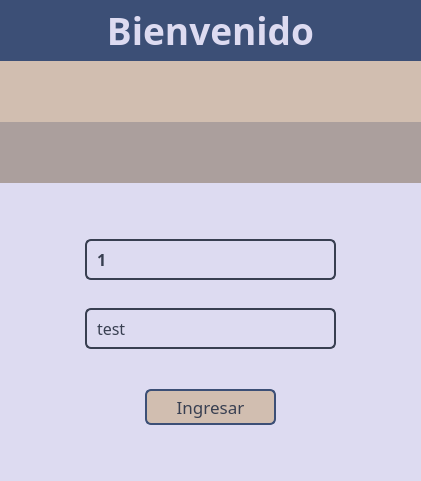
<?xml version="1.0" encoding="UTF-8"?>
<ui version="4.0">
 <class>LoginClass</class>
 <widget class="QWidget" name="LoginClass">
  <property name="geometry">
   <rect>
    <x>0</x>
    <y>0</y>
    <width>421</width>
    <height>481</height>
   </rect>
  </property>
  <property name="minimumSize">
   <size>
    <width>421</width>
    <height>481</height>
   </size>
  </property>
  <property name="maximumSize">
   <size>
    <width>421</width>
    <height>481</height>
   </size>
  </property>
  <property name="windowTitle">
   <string>login</string>
  </property>
  <property name="styleSheet">
   <string notr="true">background-color: #dddbf1;
</string>
  </property>
  <layout class="QVBoxLayout" name="verticalLayout_2">
   <property name="spacing">
    <number>0</number>
   </property>
   <property name="leftMargin">
    <number>0</number>
   </property>
   <property name="topMargin">
    <number>0</number>
   </property>
   <property name="rightMargin">
    <number>0</number>
   </property>
   <property name="bottomMargin">
    <number>0</number>
   </property>
   <item>
    <layout class="QVBoxLayout" name="verticalLayout">
     <property name="spacing">
      <number>0</number>
     </property>
     <item>
      <widget class="QLabel" name="label">
       <property name="sizePolicy">
        <sizepolicy hsizetype="Preferred" vsizetype="Preferred">
         <horstretch>0</horstretch>
         <verstretch>0</verstretch>
        </sizepolicy>
       </property>
       <property name="minimumSize">
        <size>
         <width>421</width>
         <height>61</height>
        </size>
       </property>
       <property name="maximumSize">
        <size>
         <width>16777215</width>
         <height>61</height>
        </size>
       </property>
       <property name="font">
        <font>
         <family>Bodoni MT</family>
         <pointsize>28</pointsize>
         <bold>true</bold>
        </font>
       </property>
       <property name="styleSheet">
        <string notr="true">background-color: #3c4f76;
color: #dddbf1</string>
       </property>
       <property name="text">
        <string>Bienvenido</string>
       </property>
       <property name="alignment">
        <set>Qt::AlignmentFlag::AlignCenter</set>
       </property>
      </widget>
     </item>
     <item>
      <widget class="QLabel" name="label_2">
       <property name="minimumSize">
        <size>
         <width>421</width>
         <height>61</height>
        </size>
       </property>
       <property name="maximumSize">
        <size>
         <width>16777215</width>
         <height>61</height>
        </size>
       </property>
       <property name="styleSheet">
        <string notr="true">background-color: #d1beb0</string>
       </property>
       <property name="text">
        <string/>
       </property>
      </widget>
     </item>
     <item>
      <widget class="QLabel" name="label_3">
       <property name="minimumSize">
        <size>
         <width>421</width>
         <height>61</height>
        </size>
       </property>
       <property name="styleSheet">
        <string notr="true">background-color: #ab9f9d</string>
       </property>
       <property name="text">
        <string/>
       </property>
      </widget>
     </item>
    </layout>
   </item>
   <item>
    <spacer name="verticalSpacer_4">
     <property name="orientation">
      <enum>Qt::Orientation::Vertical</enum>
     </property>
     <property name="sizeType">
      <enum>QSizePolicy::Policy::Expanding</enum>
     </property>
     <property name="sizeHint" stdset="0">
      <size>
       <width>20</width>
       <height>40</height>
      </size>
     </property>
    </spacer>
   </item>
   <item>
    <layout class="QHBoxLayout" name="horizontalLayout">
     <property name="spacing">
      <number>0</number>
     </property>
     <item>
      <spacer name="horizontalSpacer">
       <property name="orientation">
        <enum>Qt::Orientation::Horizontal</enum>
       </property>
       <property name="sizeHint" stdset="0">
        <size>
         <width>40</width>
         <height>20</height>
        </size>
       </property>
      </spacer>
     </item>
     <item>
      <widget class="QLineEdit" name="user_in">
       <property name="sizePolicy">
        <sizepolicy hsizetype="Preferred" vsizetype="Fixed">
         <horstretch>0</horstretch>
         <verstretch>0</verstretch>
        </sizepolicy>
       </property>
       <property name="minimumSize">
        <size>
         <width>251</width>
         <height>41</height>
        </size>
       </property>
       <property name="font">
        <font>
         <family>Bodoni MT</family>
         <pointsize>12</pointsize>
         <bold>true</bold>
        </font>
       </property>
       <property name="styleSheet">
        <string notr="true">background-color: #dddbf1;
border: 2px solid #383f51;
border-radius: 6px;
padding: 4px 8px;
color: #383f51;</string>
       </property>
       <property name="text">
        <string>1</string>
       </property>
      </widget>
     </item>
     <item>
      <spacer name="horizontalSpacer_2">
       <property name="orientation">
        <enum>Qt::Orientation::Horizontal</enum>
       </property>
       <property name="sizeHint" stdset="0">
        <size>
         <width>40</width>
         <height>20</height>
        </size>
       </property>
      </spacer>
     </item>
    </layout>
   </item>
   <item>
    <spacer name="verticalSpacer">
     <property name="orientation">
      <enum>Qt::Orientation::Vertical</enum>
     </property>
     <property name="sizeType">
      <enum>QSizePolicy::Policy::Preferred</enum>
     </property>
     <property name="sizeHint" stdset="0">
      <size>
       <width>20</width>
       <height>28</height>
      </size>
     </property>
    </spacer>
   </item>
   <item>
    <layout class="QHBoxLayout" name="horizontalLayout_2">
     <property name="spacing">
      <number>0</number>
     </property>
     <item>
      <spacer name="horizontalSpacer_3">
       <property name="orientation">
        <enum>Qt::Orientation::Horizontal</enum>
       </property>
       <property name="sizeHint" stdset="0">
        <size>
         <width>40</width>
         <height>20</height>
        </size>
       </property>
      </spacer>
     </item>
     <item>
      <widget class="QLineEdit" name="pwd_in">
       <property name="sizePolicy">
        <sizepolicy hsizetype="Preferred" vsizetype="Fixed">
         <horstretch>0</horstretch>
         <verstretch>0</verstretch>
        </sizepolicy>
       </property>
       <property name="minimumSize">
        <size>
         <width>251</width>
         <height>41</height>
        </size>
       </property>
       <property name="font">
        <font>
         <family>Bodoni MT</family>
         <pointsize>12</pointsize>
        </font>
       </property>
       <property name="styleSheet">
        <string notr="true">background-color: #dddbf1;
border: 2px solid #383f51;
border-radius: 6px;
padding: 4px 8px;
color: #383f51;</string>
       </property>
       <property name="text">
        <string>test</string>
       </property>
      </widget>
     </item>
     <item>
      <spacer name="horizontalSpacer_4">
       <property name="orientation">
        <enum>Qt::Orientation::Horizontal</enum>
       </property>
       <property name="sizeHint" stdset="0">
        <size>
         <width>40</width>
         <height>20</height>
        </size>
       </property>
      </spacer>
     </item>
    </layout>
   </item>
   <item>
    <spacer name="verticalSpacer_3">
     <property name="orientation">
      <enum>Qt::Orientation::Vertical</enum>
     </property>
     <property name="sizeType">
      <enum>QSizePolicy::Policy::Preferred</enum>
     </property>
     <property name="sizeHint" stdset="0">
      <size>
       <width>20</width>
       <height>40</height>
      </size>
     </property>
    </spacer>
   </item>
   <item>
    <layout class="QHBoxLayout" name="horizontalLayout_3">
     <property name="spacing">
      <number>0</number>
     </property>
     <item>
      <spacer name="horizontalSpacer_5">
       <property name="orientation">
        <enum>Qt::Orientation::Horizontal</enum>
       </property>
       <property name="sizeHint" stdset="0">
        <size>
         <width>40</width>
         <height>20</height>
        </size>
       </property>
      </spacer>
     </item>
     <item>
      <widget class="QPushButton" name="login_b">
       <property name="minimumSize">
        <size>
         <width>131</width>
         <height>31</height>
        </size>
       </property>
       <property name="font">
        <font>
         <family>Bodoni MT</family>
         <pointsize>13</pointsize>
        </font>
       </property>
       <property name="styleSheet">
        <string notr="true">background-color: #d1beb0;
border: 2px solid #3c4f76;
border-radius: 6px;
padding: 4px 8px;
color: #383f51;</string>
       </property>
       <property name="text">
        <string>Ingresar</string>
       </property>
      </widget>
     </item>
     <item>
      <spacer name="horizontalSpacer_6">
       <property name="orientation">
        <enum>Qt::Orientation::Horizontal</enum>
       </property>
       <property name="sizeHint" stdset="0">
        <size>
         <width>40</width>
         <height>20</height>
        </size>
       </property>
      </spacer>
     </item>
    </layout>
   </item>
   <item>
    <spacer name="verticalSpacer_2">
     <property name="orientation">
      <enum>Qt::Orientation::Vertical</enum>
     </property>
     <property name="sizeType">
      <enum>QSizePolicy::Policy::Expanding</enum>
     </property>
     <property name="sizeHint" stdset="0">
      <size>
       <width>20</width>
       <height>55</height>
      </size>
     </property>
    </spacer>
   </item>
  </layout>
 </widget>
 <layoutdefault spacing="6" margin="11"/>
 <resources/>
 <connections/>
</ui>
